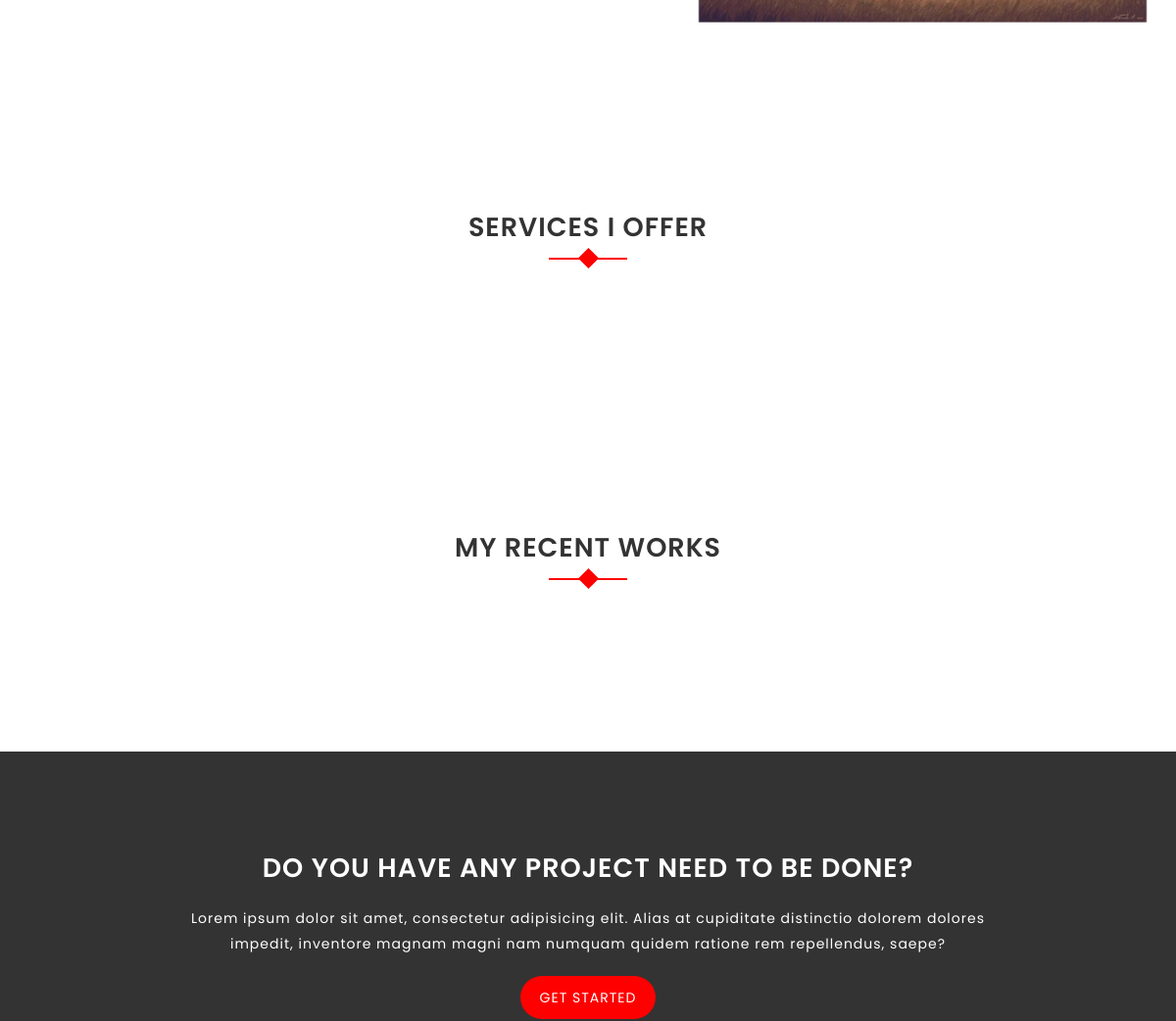
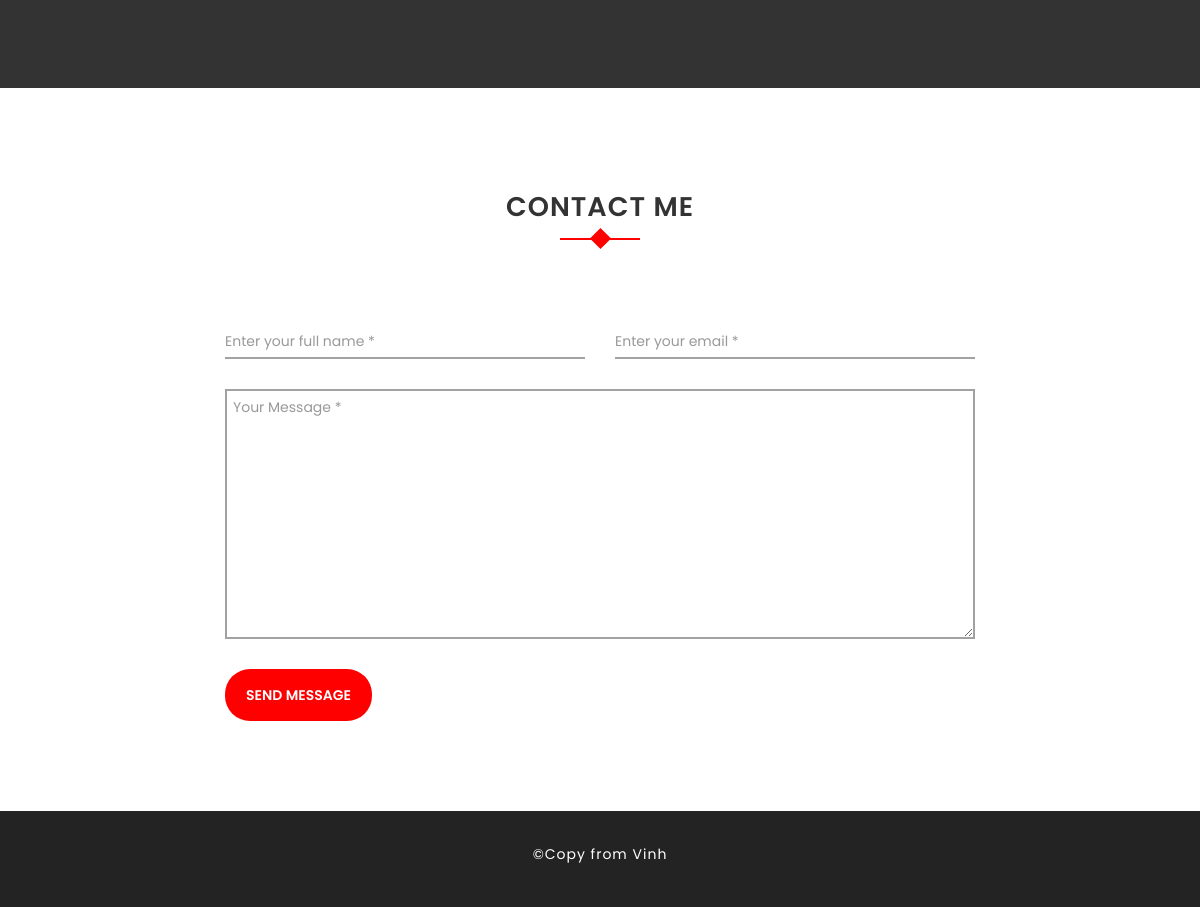
Before: / (lower part) with the older database file (2 pictures, top to bottom).
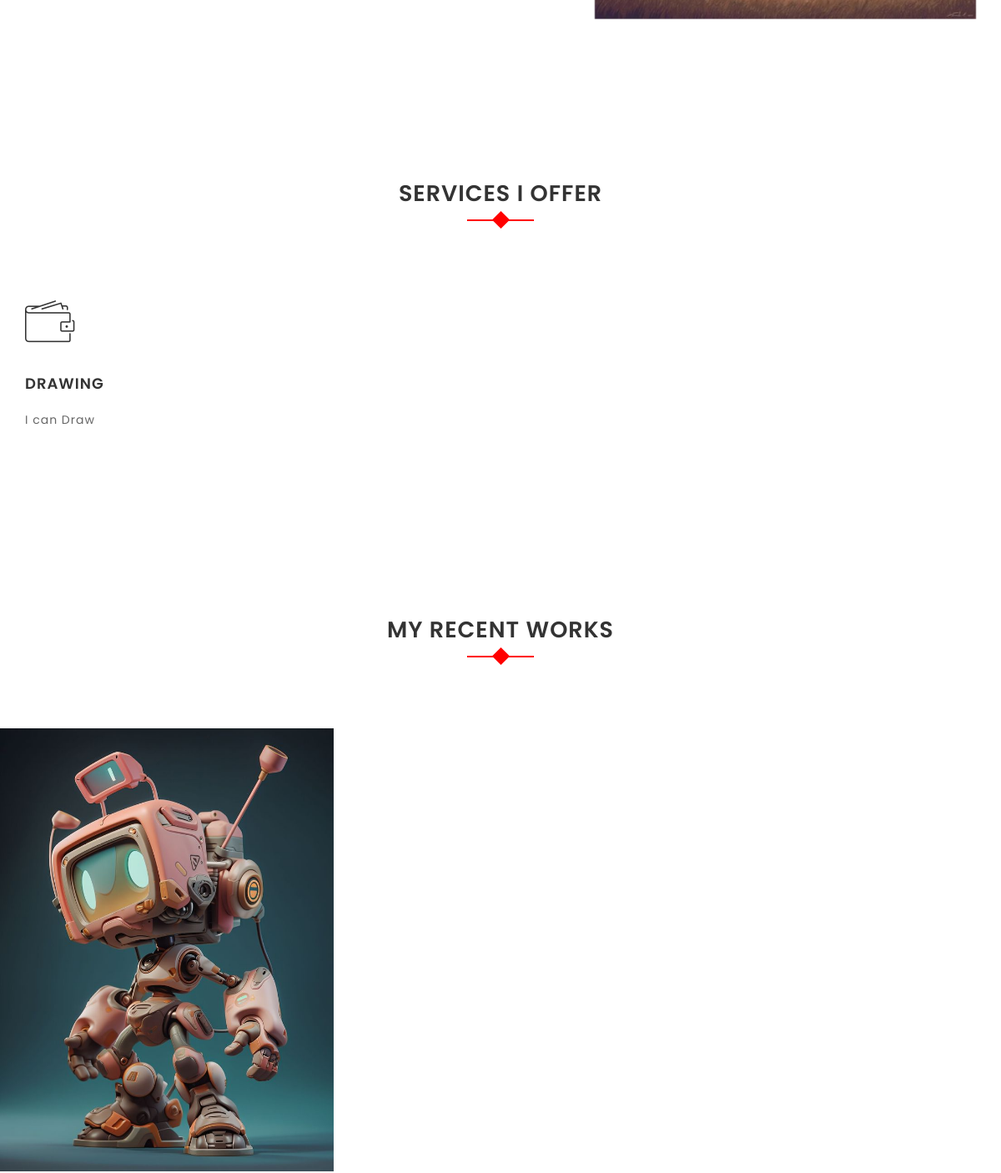
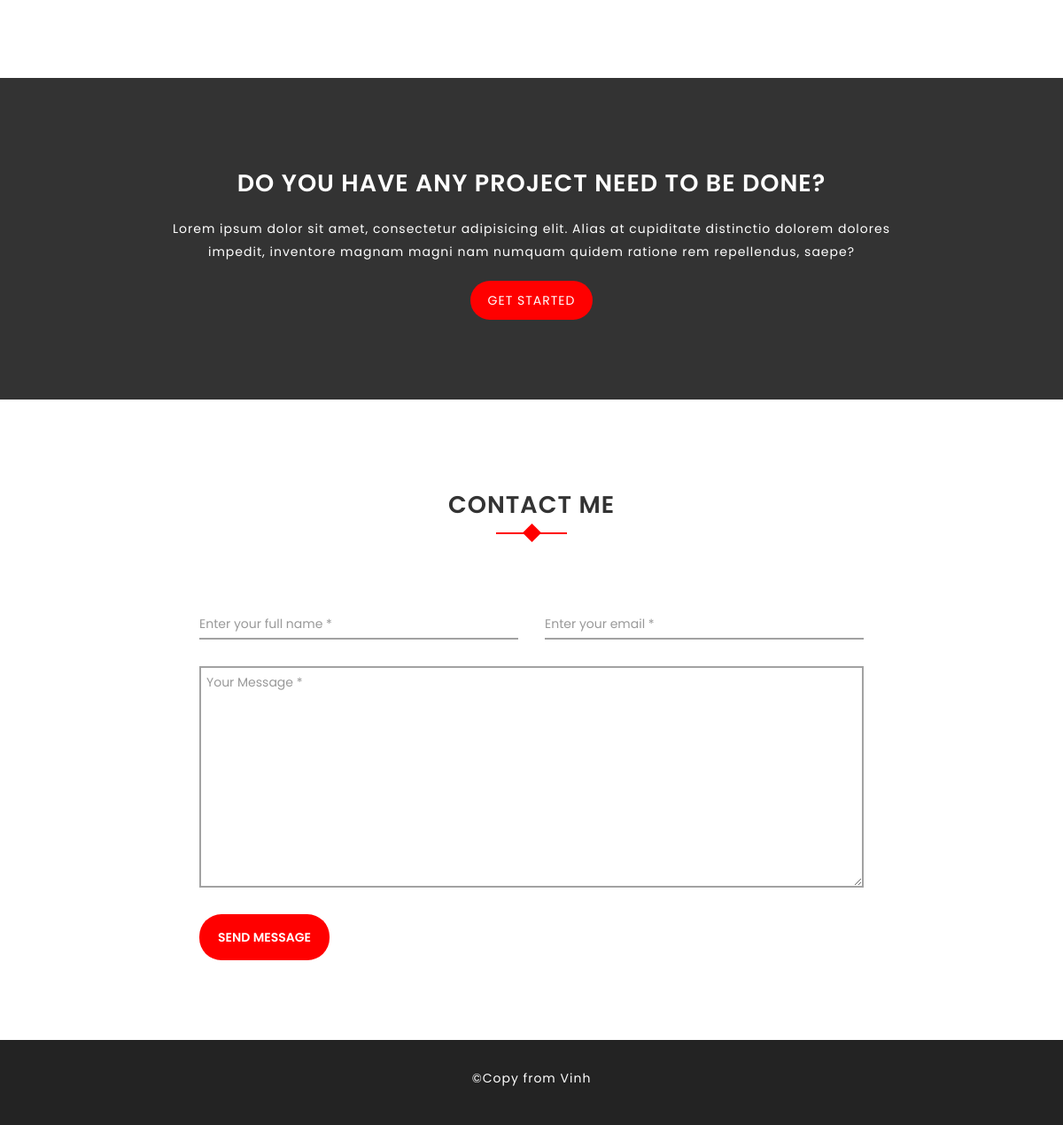
After: the same page with the newer database file (2 pictures, top to bottom).
### core/models.py (models this page shows, shortened)
class About(models.Model):
    short_description = models.TextField()
    description = models.TextField()
    image = models.ImageField(upload_to="about")
    class Meta:
        verbose_name = "About me"
        verbose_name_plural = "About me"

class Service(models.Model):
    name = models.CharField(max_length=100, verbose_name="Service name")
    description = models.TextField(verbose_name="About service")

class RecentWork(models.Model):
    title = models.CharField(max_length=100, verbose_name="Work title")
    image = models.ImageField(upload_to="works")

### core/views.py (the view)
# urls.py: path('', HomeTemplateView.as_view()),
class HomeTemplateView(TemplateView):
    template_name = 'home.html'
    def get_context_data(self, **kwargs):
        context = super().get_context_data(**kwargs) # first, call super get context data
        context['about'] = About.objects.first()
        context['services'] = Service.objects.all()
        context['works'] = RecentWork.objects.all()
        return context

### templates/home.html (shortened to what this page needs)
{% extends 'base.html' %}
{% block content %}
    <div id="about" class="about-area section-padding">
        <div class="container">
            <div class="row">
                <div class="col-md-5 visible-md visible-lg wow fadeInDown" data-wow-delay="0.6s">
                    <div class="profile">
                        <img src="{{ about.image.url }}" alt="Profile image" class="img-responsive">
                    </div>
                </div>
            </div>
        </div>
    </div>
    <div id="services" class="section-padding">
        <div class="container">
            <div class="row">
                <div class="col-md-12">
                    <div class="section-header text-center">
                        <h2>Services I offer</h2>
                    </div>
                </div>
            </div>
            <div class="row">
                {% for service in services %}
                    <div class="col-md-4 col-sm-4">
                        <div class="single-service wow fadeInDown" data-wow-delay="0.2s">
                            <i class="icon icon-wallet"></i>
                            <h2>{{ service.name }}</h2>
                            <p>{{ service.description }}</p>
                        </div>
                    </div>
                {% endfor %}
            </div>
        </div>
    </div>
    <div id="portfolio" class="portfolio-area section-padding">
        <div class="container-fluid">
            <div class="row">
                <div class="col-md-12">
                    <div class="section-header">
                        <h2>My Recent Works</h2>
                    </div>
                </div>
            </div>
            <div class="row">
                {% for work in works %}
                    <div class="col-md-4 col-sm-4 col-xs-12 no-padding">
                        <div class="gallery-items">
                            <a class="view img" href="{{ work.image.url }}">
                                <img src="{{ work.image.url }}" alt="work image">
                            </a>
                        </div>
                    </div>
                {% endfor %}
            </div>
        </div>
    </div>
    <div class="invitation-area section-padding">
        <div class="container">
            <div class="row">
                <div class="single-invite text-center">
                    <h2>Do you have any project need to be done?</h2>
                    <p>Lorem ipsum dolor sit amet, consectetur adipisicing elit. Alias at cupiditate distinctio dolorem
                        dolores impedit, inventore magnam magni nam numquam quidem ratione rem repellendus, saepe?</p>
                    <a href="#contact" class="my-btn-3">Get started</a>
                </div>
            </div>
        </div>
    </div>
    <div id="contact" class="contact-area section-padding">
        <div class="container">
            <div class="row">
                <div class="col-md-12">
                    <div class="section-header text-center">
                        <h2>Contact Me</h2>
                    </div>
                </div>
            </div>
            <div class="row">
                <div class="col-xs-12 col-sm-12 col-md-8 col-md-offset-2 col-lg-8 col-lg-offset-2 box-contact-form">
                    <form id="contact-form" method="post" action="#">
                        <div class="controls">
                            <div class="row">
                                <div class="col-md-6">
                                    <div class="form-group wow fadeInDown" data-wow-delay="0.2s">
                                        <input id="form_name" type="text" name="name" class="form-control"
                                               placeholder="Enter your full name *" required="required"
                                               data-error="Fullname is required.">
                                    </div>
                                </div>
                                <div class="col-md-6">
                                    <div class="form-group wow fadeInDown" data-wow-delay="0.4s">
                                        <input id="form_email" type="email" name="email" class="form-control"
                                               placeholder="Enter your email *" required="required"
                                               data-error="Valid email is required.">
                                    </div>
                                </div>
                            </div>
                            <div class="row">
                                <div class="col-md-12">
                                    <div class="form-group wow fadeInUp" data-wow-delay="0.6s">
                                        <textarea id="form_message" name="message" class="form-control"
                                                  placeholder="Your Message *" rows="4" required="required"
                                                  data-error="Leave a message for me"></textarea>
                                    </div>
                                </div>
                                <div class="col-md-12">
                                    <button class="btn btn-send" value="">Send message</button>
                                </div>
                            </div>
                        </div>
                    </form>
                </div>
            </div>
        </div>
    </div>
{% endblock %}

### templates/base.html (shortened to what this page needs)
<!DOCTYPE html>
<html lang="en">
    <head>
        <link rel="stylesheet" href="">
        {% include 'includes/stylesheets.html' %}
    </head>
    <body>
        {% block content %}{% endblock %}
        <div class="footer-area">
            <div class="container">
                <div class="row">
                    <div class="col-xs-12 col-sm-12 col-md-12 col-lg-12 text-center">
                        <p>&copy;Copy from Vinh</p>
                    </div>
                </div>
            </div>
        </div>
    </body>
</html>

### templates/includes/stylesheets.html (shortened to what this page needs)
{% load static %}
<link rel="stylesheet" href="{% static 'css/bootstrap.min.css' %}">
<link rel="stylesheet" href="{% static 'css/font-awesome.min.css' %}">
<link rel="stylesheet" href="{% static 'css/animate.css' %}">
<link rel="stylesheet" href="{% static 'css/owl.carousel.css' %}">
<link rel="stylesheet" href="{% static 'css/owl.theme.default.css' %}">
<link rel="stylesheet" href="{% static 'css/magnific-popup.css' %}">
<link rel="stylesheet" href="{% static 'css/line-icons.min.css' %}">
<link rel="stylesheet" href="{% static 'css/style.css' %}">
<link rel="stylesheet" href="{% static 'css/responsive.css' %}">

### templates/includes/scripts.html (shortened to what this page needs)
{% load static %}

### static/css/style.css (style rules this page uses)
body { width: 100%; height: 100%; line-height: 24px; font-size: 13px; font-family: 'Poppins', sans-serif; font-weight: normal; letter-spacing: 1px; }
html { width: 100%; height: 100%; }
.no-padding { padding: 0; }
a, a:focus, a:active, a:link, img { outline: none; }
a { cursor: pointer; text-decoration: none; color: #323232; transition: all 0.25s ease 0s; -moz-transition: all 0.25s ease 0s; -webkit-transition: all 0.25s ease 0s; -o-transition: all 0.25s ease 0s; }
a:link, a:visited { text-decoration: none; }
p { line-height: 26px; font-size: 14px; font-weight: 400; color: #666; }
img { height: auto; max-width: 100%; border: none; outline: none; transition: all 0.2s ease 0s; -moz-transition: all 0.2s ease 0s; -webkit-transition: all 0.2s ease 0s; -o-transition: all 0.2s ease 0s; }
h1, h2, h3, h4, h5, h6 { font-weight: 700; margin-top: 0; margin-bottom: 10px; color: #333333; text-transform: uppercase; }
.section-padding { padding: 90px 0; }
.section-header { margin-bottom: 100px; text-align: center; }
.section-header h2 { font-size: 27px; line-height: 37px; margin-bottom: 20px; padding-top: 10px; font-weight: 600; color: #333333; }
.section-header h2::before { position: absolute; content: ""; height: 2px; width: 80px; left: 50%; top: 60px; text-align: center; z-index: -1; background: #FF0000; margin-left: -40px; }
.section-header h2::after { position: absolute; content: ""; height: 15px; width: 15px; left: 50%; top: 53px; text-align: center; z-index: -1; background: #FF0000; margin-left: -7px; -webkit-transform: rotate(45deg); transform: rotate(45deg); }
.single-service { margin-bottom: 30px; }
.single-service i { font-size: 50px; text-align: center; height: 80px; padding-top: 10px; -webkit-transition: all .3s ease 0s; -o-transition: all .3s ease 0s; transition: all .3s ease 0s; }
.single-service h2 { margin: 20px 0; font-size: 18px; font-weight: 600; }
.gallery-items { position: relative; }
.gallery-items .img { display: block; position: relative; }
.gallery-items .img:before { content: ""; display: block; position: absolute; top: 0; right: 0; bottom: 0; left: 0; background: rgba(102, 218, 255, 0.7); color: #fff; opacity: 0; -webkit-transition: .7s; -moz-transition: .7s ; -ms-transition: .7s ; -o-transition: .7s ; transition: .7s ; }
.gallery-items .img img { width: 100%; }
.invitation-area { background: #333333; color: #ffffff; }
.single-invite h2 { font-size: 27px; line-height: 37px; margin-bottom: 20px; padding-top: 10px; font-weight: 600; color: #ffffff; }
.single-invite p { width: 70%; margin: auto; color: #ffffff; }
.single-invite a { display: inline-block; color: #fff; padding: 10px 20px; text-transform: uppercase; background: #FF0000; margin-top: 20px; border-radius: 30px; margin-left: 5px; margin-right: 5px; font-size: 14px; }
.contact-area .form-control { border: none; border-bottom: 2px solid #a2a2a2; box-shadow: none; padding: 6px 0; border-radius: 0; margin-bottom: 30px; }
.contact-area textarea.form-control { border:2px solid #a2a2a2; padding: 6px; height: 250px; margin-bottom: 30px; }
.btn.btn-send { background: #FF0000; color: #ffffff; border-radius: 25px; padding: 15px 20px; text-transform: uppercase; font-weight: 600; }
.footer-area { background: #232323; padding: 30px 0; }
.footer-area p { color: #ffffff; }

Changed rows visible on the page:
added Service: name "DRAWING", description "I can Draw"
added RecentWork: image (picture)
